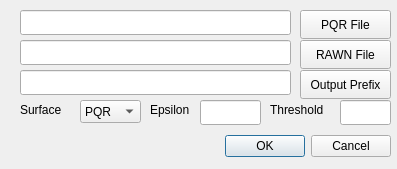
<ui version="4.0" >
 <class>GeneralizedBornForceDialogBase</class>
 <widget class="QDialog" name="GeneralizedBornForceDialogBase" >
  <property name="geometry" >
   <rect>
    <x>0</x>
    <y>0</y>
    <width>397</width>
    <height>169</height>
   </rect>
  </property>
  <property name="windowTitle" >
   <string>Dialog</string>
  </property>
  <widget class="QDialogButtonBox" name="buttonBox" >
   <property name="geometry" >
    <rect>
     <x>20</x>
     <y>130</y>
     <width>371</width>
     <height>32</height>
    </rect>
   </property>
   <property name="orientation" >
    <enum>Qt::Horizontal</enum>
   </property>
   <property name="standardButtons" >
    <set>QDialogButtonBox::Cancel|QDialogButtonBox::Ok</set>
   </property>
  </widget>
  <widget class="QLineEdit" name="gbPqrLineEdit" >
   <property name="geometry" >
    <rect>
     <x>20</x>
     <y>10</y>
     <width>271</width>
     <height>25</height>
    </rect>
   </property>
  </widget>
  <widget class="QLineEdit" name="gbRawnLineEdit" >
   <property name="geometry" >
    <rect>
     <x>20</x>
     <y>40</y>
     <width>271</width>
     <height>25</height>
    </rect>
   </property>
  </widget>
  <widget class="QLineEdit" name="gbOutputLineEdit" >
   <property name="geometry" >
    <rect>
     <x>20</x>
     <y>70</y>
     <width>271</width>
     <height>25</height>
    </rect>
   </property>
  </widget>
  <widget class="QLineEdit" name="gbEpsilonLineEdit" >
   <property name="geometry" >
    <rect>
     <x>200</x>
     <y>100</y>
     <width>61</width>
     <height>25</height>
    </rect>
   </property>
  </widget>
  <widget class="QLineEdit" name="gbThresholdLineEdit" >
   <property name="geometry" >
    <rect>
     <x>340</x>
     <y>100</y>
     <width>51</width>
     <height>25</height>
    </rect>
   </property>
  </widget>
  <widget class="QPushButton" name="gbPqrButton" >
   <property name="geometry" >
    <rect>
     <x>300</x>
     <y>10</y>
     <width>91</width>
     <height>29</height>
    </rect>
   </property>
   <property name="text" >
    <string>PQR File</string>
   </property>
  </widget>
  <widget class="QPushButton" name="gbRawnButton" >
   <property name="geometry" >
    <rect>
     <x>300</x>
     <y>40</y>
     <width>91</width>
     <height>29</height>
    </rect>
   </property>
   <property name="text" >
    <string>RAWN File</string>
   </property>
  </widget>
  <widget class="QPushButton" name="gbOutputButton" >
   <property name="geometry" >
    <rect>
     <x>300</x>
     <y>70</y>
     <width>91</width>
     <height>29</height>
    </rect>
   </property>
   <property name="text" >
    <string>Output Prefix</string>
   </property>
  </widget>
  <widget class="QLabel" name="label" >
   <property name="geometry" >
    <rect>
     <x>150</x>
     <y>100</y>
     <width>51</width>
     <height>20</height>
    </rect>
   </property>
   <property name="text" >
    <string>Epsilon</string>
   </property>
  </widget>
  <widget class="QLabel" name="label_2" >
   <property name="geometry" >
    <rect>
     <x>270</x>
     <y>100</y>
     <width>71</width>
     <height>20</height>
    </rect>
   </property>
   <property name="text" >
    <string>Threshold</string>
   </property>
  </widget>
  <widget class="QLabel" name="label_3" >
   <property name="geometry" >
    <rect>
     <x>20</x>
     <y>100</y>
     <width>51</width>
     <height>20</height>
    </rect>
   </property>
   <property name="text" >
    <string>Surface</string>
   </property>
  </widget>
  <widget class="QComboBox" name="gbSurfaceTypeSelector" >
   <property name="geometry" >
    <rect>
     <x>80</x>
     <y>100</y>
     <width>61</width>
     <height>23</height>
    </rect>
   </property>
   <item>
    <property name="text" >
     <string>PQR</string>
    </property>
   </item>
   <item>
    <property name="text" >
     <string>VDW</string>
    </property>
   </item>
  </widget>
 </widget>
 <resources/>
 <connections>
  <connection>
   <sender>buttonBox</sender>
   <signal>accepted()</signal>
   <receiver>GeneralizedBornForceDialogBase</receiver>
   <slot>accept()</slot>
   <hints>
    <hint type="sourcelabel" >
     <x>248</x>
     <y>254</y>
    </hint>
    <hint type="destinationlabel" >
     <x>157</x>
     <y>274</y>
    </hint>
   </hints>
  </connection>
  <connection>
   <sender>buttonBox</sender>
   <signal>rejected()</signal>
   <receiver>GeneralizedBornForceDialogBase</receiver>
   <slot>reject()</slot>
   <hints>
    <hint type="sourcelabel" >
     <x>316</x>
     <y>260</y>
    </hint>
    <hint type="destinationlabel" >
     <x>286</x>
     <y>274</y>
    </hint>
   </hints>
  </connection>
  <connection>
   <sender>gbPqrButton</sender>
   <signal>clicked()</signal>
   <receiver>GeneralizedBornForceDialogBase</receiver>
   <slot>gbPqrFileNameSlot()</slot>
   <hints>
    <hint type="sourcelabel" >
     <x>348</x>
     <y>34</y>
    </hint>
    <hint type="destinationlabel" >
     <x>204</x>
     <y>112</y>
    </hint>
   </hints>
  </connection>
  <connection>
   <sender>gbRawnButton</sender>
   <signal>clicked()</signal>
   <receiver>GeneralizedBornForceDialogBase</receiver>
   <slot>gbRawnFileNameSlot()</slot>
   <hints>
    <hint type="sourcelabel" >
     <x>348</x>
     <y>74</y>
    </hint>
    <hint type="destinationlabel" >
     <x>204</x>
     <y>112</y>
    </hint>
   </hints>
  </connection>
  <connection>
   <sender>gbOutputButton</sender>
   <signal>clicked()</signal>
   <receiver>GeneralizedBornForceDialogBase</receiver>
   <slot>gbOutputPrefixSlot()</slot>
   <hints>
    <hint type="sourcelabel" >
     <x>348</x>
     <y>114</y>
    </hint>
    <hint type="destinationlabel" >
     <x>204</x>
     <y>112</y>
    </hint>
   </hints>
  </connection>
 </connections>
 <slots>
  <slot>gbPqrFileNameSlot()</slot>
  <slot>gbRawnFileNameSlot()</slot>
  <slot>gbOutputPrefixSlot()</slot>
 </slots>
</ui>
